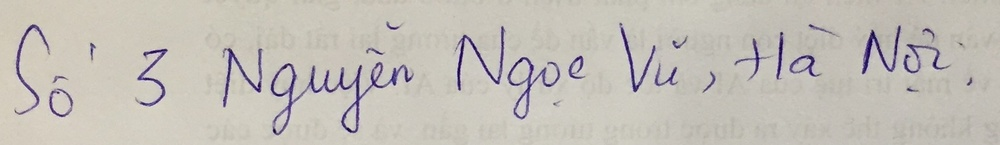
#> input picture data/1.jpg, 1000 x 145 px, shrunk from 1684 x 245 before the run
$ python ocr_main.py
#> lines starting #> are read from the running program, lines starting #| are printed output that depends on the picture
import cv2
import pytesseract
from PIL import Image


def main():
    # Get File Name from Command Line
    path = input("Enter the file path : ").strip()
#> the answer given: data/1.jpg
    # load the image
    image = cv2.imread(path)
#> image is the input picture: shape (145, 1000, 3); mean B, G, R 183.7, 191, 195.7
    gray = cv2.cvtColor(image, cv2.COLOR_BGR2GRAY)
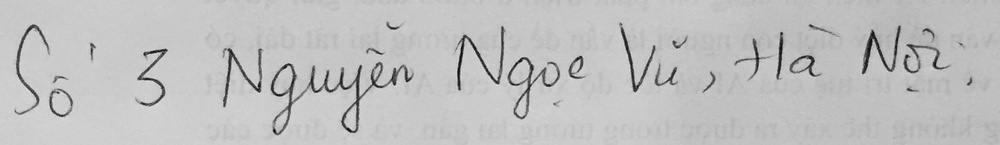
#> gray: shape (145, 1000); min 10, max 225, mean 191.6

#    preprocess = False
    temp = input(
        "Do you want to pre-process the image ?\nThreshold : 1\nGrey : 2\nNone : 0\nEnter your choice : ").strip()
#> the answer given: data/10.JPG

    # If user enter 1, Process Threshold. Else if user enters 2, Process Median Blur. Else, do nothing
    if temp == "1":
        gray = cv2.threshold(gray, 0, 255, cv2.THRESH_BINARY | cv2.THRESH_OTSU)[1]
    elif temp == "2":
        gray = cv2.medianBlur(gray, 3)

    # store grayscale image as a temp file to apply OCR
    filename = "{}.jpg".format("temp")
    cv2.imwrite(filename, gray)

    # load the image as a PIL/Pillow image, apply OCR, and then delete the temporary file
    text = pytesseract.image_to_string(Image.open(filename),
#                                       lang="vie"
                                       )

    print("OCR Text is " + text)


try:
    main()
except Exception as e:
    print(e.args)
    print(e.__cause__)
